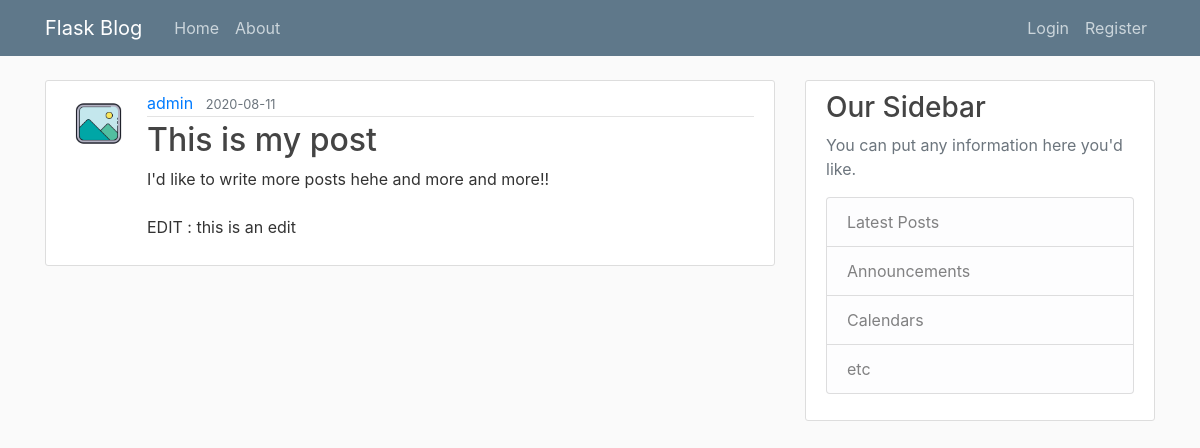
Screenshot of /post/3 with the database file from the repository.
### fbmodules/models.py (models this page shows, shortened)
class User(db.Model, UserMixin):
    id = db.Column(db.Integer, primary_key=True)
    username = db.Column(db.String(20), unique=True, nullable=False)
    email = db.Column(db.String(120), unique=True, nullable=False)
    image_file = db.Column(db.String(20), nullable=False, default='default_icon.png')
    password = db.Column(db.String(60), unique=True, nullable=False)
    posts = db.relationship('Post', backref='author', lazy=True)

class Post(db.Model):
    id = db.Column(db.Integer, primary_key=True)
    title = db.Column(db.String(100), nullable=False)
    date_post = db.Column(db.DateTime, nullable=False, default=datetime.utcnow)
    content = db.Column(db.Text, nullable=False)
    user_id = db.Column(db.Integer, db.ForeignKey('user.id'), nullable=False)

### fbmodules/routes.py (the view)
@app.route("/post/<int:post_id>")
def show_post(post_id):
    post = Post.query.get_or_404(post_id)
    return render_template('post.html', title=post.title, post=post)

### fbmodules/templates/post.html (shortened to what this page needs)
{%  extends "layout.html" %}
{% block content %}
        <article class="media content-section">
        <img class="rounded-circle article-img" src="{{ url_for('static', filename='profile_pictures/' + post.author.image_file) }}">
          <div class="media-body">
            <div class="article-metadata">
              <a class="mr-2" href="{{ url_for('user_posts', username=post.author.username) }}">{{ post.author.username }}</a>
              <small class="text-muted">{{ post.date_post.strftime('%Y-%m-%d') }}</small>
            </div>
            <h2 class="article-title">{{ post.title }}</h2>
            <p class="article-content">{{ post.content }}</p>
          </div>
        </article>
{% endblock content %}

### fbmodules/static/main.css (style rules this page uses)
body { background: #fafafa; color: #333333; margin-top: 5rem; }
h1, h2, h3, h4, h5, h6 { color: #444444; }
.content-section { background: #ffffff; padding: 10px 20px; border: 1px solid #dddddd; border-radius: 3px; margin-bottom: 20px; }
.article-title { color: #444444; }
.article-content { white-space: pre-line; }
.article-img { height: 65px; width: 65px; margin-right: 16px; }
.article-metadata { padding-bottom: 1px; margin-bottom: 4px; border-bottom: 1px solid #e3e3e3 }

### rows the page displays
User: image_file (picture), author.username "admin"
Post: date_post "2020-08-11", title "This is my post", content "I'd like to write more posts hehe and more and more!! EDIT : this is an edit"
